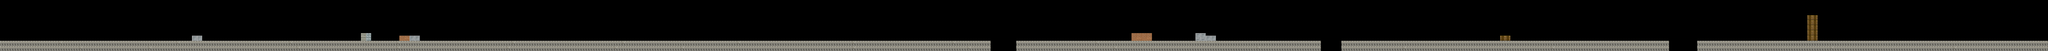

Tiled map render using the project's own tile images. Description and the map definition, with tile-layer contents summarised, below:
An orthogonal 800x20 tile map with 32x32 px tiles, 1 tile layer (Layer-1).

<map version="1.0" orientation="orthogonal" width="800" height="20" tilewidth="32" tileheight="32">
 <tileset firstgid="1" name="map" tilewidth="32" tileheight="32">
  <image source="map.png" trans="292831" width="512" height="480" />
 </tileset>
 <layer name="Layer-1" width="800" height="20">
  <data>[16000 cells, 3212 non-empty, 27 distinct tile ids]</data>
 </layer>
</map>
